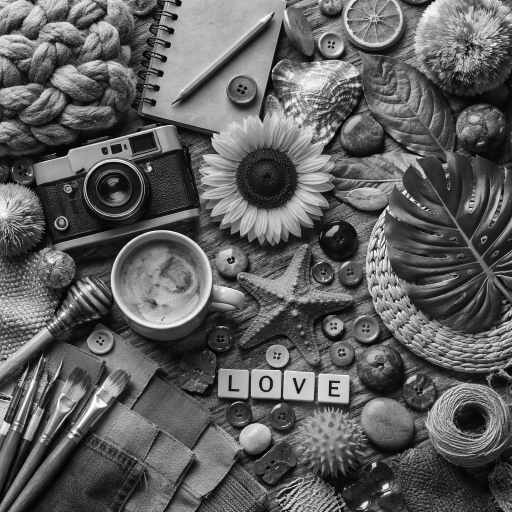
#> input picture examples/tst.png, 1024 x 1024 px (shown at 1/2 size)
$ python prep.py
#> lines starting #> are read from the running program, lines starting #| are printed output that depends on the picture
import numpy as np
from PIL import Image
from scipy.fft import dctn

a = np.asarray(Image.open("tst.png").convert("L"), dtype=np.float32)

with open("tst.dat", "wb") as f:
    for y in range(0, 1024, 32):
        for x in range(0, 1024, 32):
            b = dctn(a[y:y+32, x:x+32], type=2)
            b = np.clip(np.rint(b/1190 + 128), 0, 255).astype(np.uint8)
            f.write(b.tobytes())
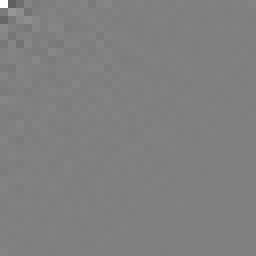
#> b: shape (32, 32) (shown 8 times larger); min 95, max 255, mean 128.1
